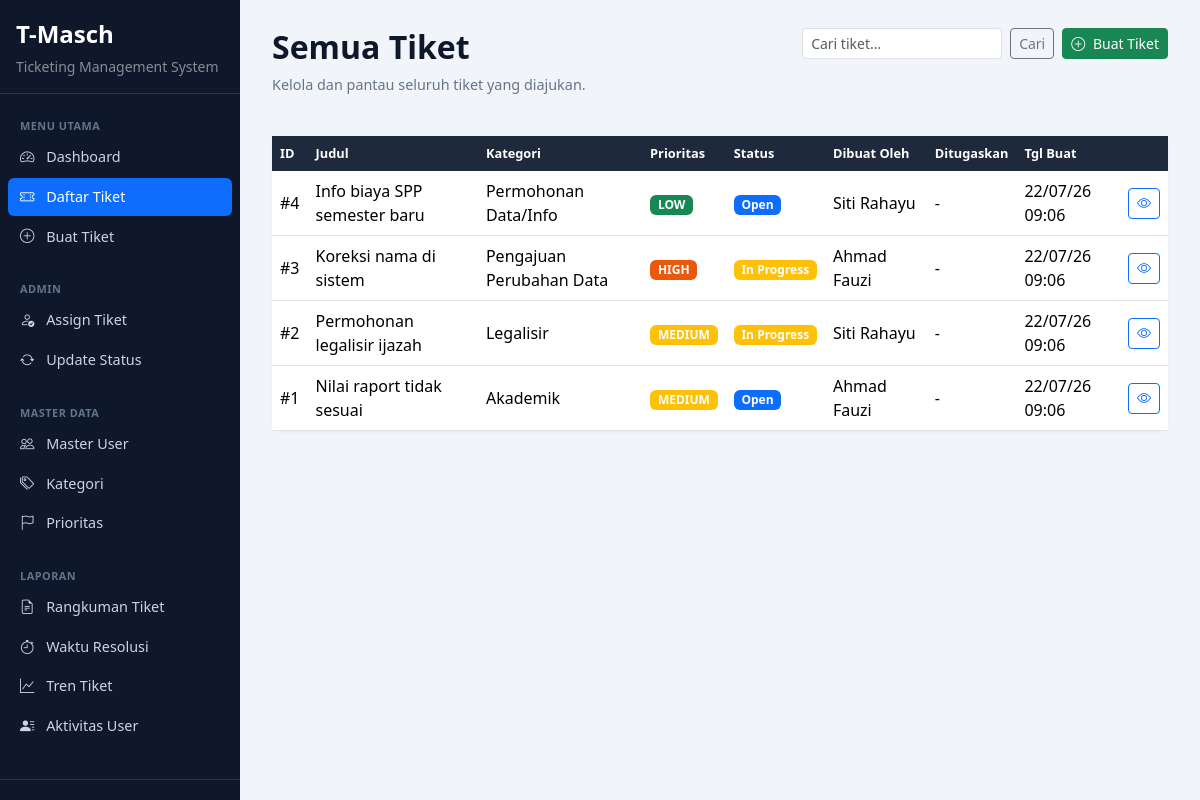
Page /tickets/list.php (signed in) on the committed database.
### tables this page shows
CREATE TABLE IF NOT EXISTS tickets (
    id              INT PRIMARY KEY AUTO_INCREMENT,
    title           VARCHAR(200) NOT NULL,
    description     TEXT,
    category_id     INT NOT NULL,
    priority_id     INT,
    status_id       INT NOT NULL DEFAULT 1,
    created_by      INT NOT NULL,
    assigned_to     INT,
    resolution_note TEXT,
    created_at      DATETIME DEFAULT CURRENT_TIMESTAMP,
    resolved_at     DATETIME NULL,
    FOREIGN KEY (category_id) REFERENCES categories(id),
    FOREIGN KEY (priority_id) REFERENCES priorities(id),
    FOREIGN KEY (status_id)   REFERENCES statuses(id),
    FOREIGN KEY (created_by)  REFERENCES users(id),
    FOREIGN KEY (assigned_to) REFERENCES users(id)
);

CREATE TABLE IF NOT EXISTS categories (
    id   INT PRIMARY KEY AUTO_INCREMENT,
    name VARCHAR(100) NOT NULL
);

CREATE TABLE IF NOT EXISTS priorities (
    id   INT PRIMARY KEY AUTO_INCREMENT,
    name VARCHAR(20) NOT NULL
);

CREATE TABLE IF NOT EXISTS statuses (
    id   INT PRIMARY KEY AUTO_INCREMENT,
    name VARCHAR(20) NOT NULL
);

CREATE TABLE IF NOT EXISTS users (
    id         INT PRIMARY KEY AUTO_INCREMENT,
    username   VARCHAR(50)  NOT NULL UNIQUE,
    password   VARCHAR(50)  NOT NULL,
    full_name  VARCHAR(100) NOT NULL,
    role_id    INT          NOT NULL,
    department VARCHAR(100),
    FOREIGN KEY (role_id) REFERENCES roles(id)
);

### tickets/list.php (the view, shortened to what this page needs)
<?php
require_once __DIR__ . '/../includes/auth.php';
require_once __DIR__ . '/../config/db.php';
$search = trim($_GET['q'] ?? '');
$sql = "SELECT t.id, t.title, c.name AS kategori, p.name AS prioritas,
               s.name AS status, cb.full_name AS dibuat_oleh,
               COALESCE(ab.full_name,'-') AS ditugaskan, t.created_at
        FROM tickets t
        JOIN categories c ON t.category_id = c.id
        LEFT JOIN priorities p ON t.priority_id = p.id
        JOIN statuses s ON t.status_id = s.id
        JOIN users cb ON t.created_by = cb.id
        LEFT JOIN users ab ON t.assigned_to = ab.id
        WHERE 1=1 ";
$sql .= "ORDER BY t.id DESC";
$tickets = $conn->query($sql);
require_once __DIR__ . '/../includes/header.php';
?>
<div class="page-header d-flex justify-content-between align-items-start flex-wrap gap-2">
    <div>
        <h2><?= isAdmin() ? 'Semua Tiket' : 'Tiket Saya' ?></h2>
        <p>Kelola dan pantau seluruh tiket yang diajukan.</p>
    </div>
    <div class="d-flex gap-2">
        <form method="GET" class="d-flex gap-2">
            <input type="text" name="q" class="form-control form-control-sm" placeholder="Cari tiket..."
                   value="<?= h($search) ?>" style="width:200px">
            <button class="btn btn-sm btn-outline-secondary">Cari</button>
        </form>
        <a href="create.php" class="btn btn-sm btn-success"><i class="bi bi-plus-circle me-1"></i> Buat Tiket</a>
    </div>
</div>
<div class="card">
    <div class="table-responsive">
        <table class="table table-hover mb-0 align-middle">
            <thead>
                <tr>
                    <th>ID</th>
                    <th>Judul</th>
                    <th>Kategori</th>
                    <th>Prioritas</th>
                    <th>Status</th>
                    <th>Dibuat Oleh</th>
                    <th>Ditugaskan</th>
                    <th>Tgl Buat</th>
                    <th></th>
                </tr>
            </thead>
            <tbody>
                <?php while ($row = $tickets->fetch_assoc()): ?>
                <tr>
                    <td>#<?= $row['id'] ?></td>
                    <td><?= h($row['title']) ?></td>
                    <td><?= h($row['kategori']) ?></td>
                    <td><?= $row['prioritas'] ? priorityBadge($row['prioritas']) : '-' ?></td>
                    <td><?= statusBadge($row['status']) ?></td>
                    <td><?= h($row['dibuat_oleh']) ?></td>
                    <td><?= h($row['ditugaskan']) ?></td>
                    <td><?= date('d/m/y H:i', strtotime($row['created_at'])) ?></td>
                    <td>
                        <a href="detail.php?id=<?= $row['id'] ?>" class="btn btn-sm btn-outline-primary">
                            <i class="bi bi-eye"></i>
                        </a>
                    </td>
                </tr>
                <?php endwhile; ?>
            </tbody>
        </table>
    </div>
</div>
<?php require_once __DIR__ . '/../includes/footer.php'; ?>

### includes/auth.php (shortened to what this page needs)
<?php
function isAdmin()
{
    return ($_SESSION['role_name'] ?? '') === 'Admin';
}
function h($str)
{
    return htmlspecialchars($str ?? '', ENT_QUOTES, 'UTF-8');
}
function statusBadge($statusName)
{
    $map = [
        'Open'        => 'primary',
        'In Progress' => 'warning',
        'Closed'      => 'secondary',
    ];
    $color = $map[$statusName] ?? 'secondary';
    return '<span class="badge bg-' . $color . '">' . h($statusName) . '</span>';
}
function priorityBadge($priorityName)
{
    $map = [
        'LOW'      => 'success',
        'MEDIUM'   => 'warning',
        'HIGH'     => 'orange',
        'CRITICAL' => 'danger',
    ];
    $color = $map[$priorityName] ?? 'secondary';
    if ($color === 'orange') {
        return '<span class="badge" style="background:#ea580c">' . h($priorityName) . '</span>';
    }
    return '<span class="badge bg-' . $color . '">' . h($priorityName) . '</span>';
}

### assets/css/style.css (style rules this page uses)
body { background-color: #f1f5f9; font-family: 'Segoe UI', system-ui, sans-serif; }
.card { border: none; border-radius: 10px; box-shadow: 0 1px 3px rgba(0,0,0,0.06); }
.table thead th { background-color: #1e293b; color: #fff; font-size: 0.8rem; font-weight: 600; border: none; white-space: nowrap; }
.page-header { margin-bottom: 24px; }
.page-header h2 { font-weight: 700; color: #0f172a; }
.page-header p { color: #64748b; font-size: 0.9rem; }

### rows in the picture
tickets: id "4", title "Info biaya SPP semester baru", category.name "Permohonan Data/Info", priority.name "LOW", status.name "Open", created_by.full_name "Siti Rahayu", ditugaskan "-", created_at "22/07/26 09:06"
tickets: id "3", title "Koreksi nama di sistem", category.name "Pengajuan Perubahan Data", priority.name "HIGH", status.name "In Progress", created_by.full_name "Ahmad Fauzi", ditugaskan "-", created_at "22/07/26 09:06"
tickets: id "2", title "Permohonan legalisir ijazah", category.name "Legalisir", priority.name "MEDIUM", status.name "In Progress", created_by.full_name "Siti Rahayu", ditugaskan "-", created_at "22/07/26 09:06"
tickets: id "1", title "Nilai raport tidak sesuai", category.name "Akademik", priority.name "MEDIUM", status.name "Open", created_by.full_name "Ahmad Fauzi", ditugaskan "-", created_at "22/07/26 09:06"
